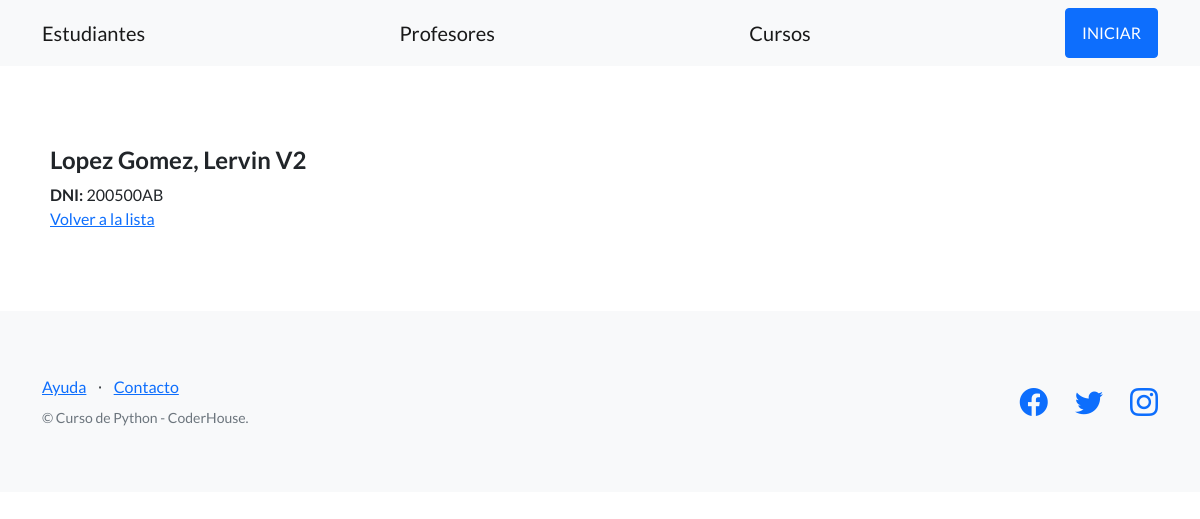
The app's page /plataforma/estudiantes/1/ with its own data.
### estudiantes/models.py (models this page shows, shortened)
class Estudiante(models.Model):
    nombre = models.CharField(max_length=256)
    apellido = models.CharField(max_length=256)
    dni = models.CharField(max_length=32)
    email = models.EmailField()
    fecha_nacimiento = models.DateField(null=True)

### estudiantes/views.py (the view)
# urls.py: path('estudiantes/<int:pk>/', EstudianteDetailView.as_view(), name="ver_estudiante"),
class EstudianteDetailView(DetailView):
    model = Estudiante
    success_url = reverse_lazy('listar_estudiantes')
    template_name = "estudiantes/detalle_estudiante.html"

### estudiantes/templates/estudiantes/detalle_estudiante.html (shortened to what this page needs)
{% extends "estudiantes/base.html" %}
{% block contenido %}
<h4>{{object.apellido}}, {{object.nombre}}</h4>
<span><b>DNI:</b> {{object.dni}}</span>
<br>
<a href="{% url 'listar_estudiantes' %}">Volver a la lista</a>
{% endblock contenido %}

### records on screen
Estudiante: apellido "Lopez Gomez", nombre "Lervin V2", dni "200500AB"
